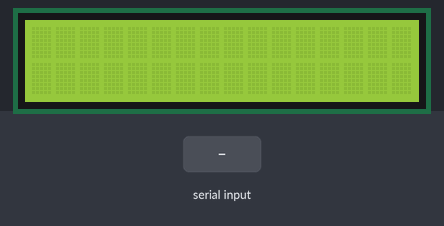
This sketch was run on a simulated Arduino Uno, built with avr-gcc and run on an emulated ATmega328P. On the bench: 16×2 character LCD. The inputs (shaded band) are chosen by the test bench.

Above: at 1.2 s.
1.3 s: "1" received over Serial
At 4.1 s:
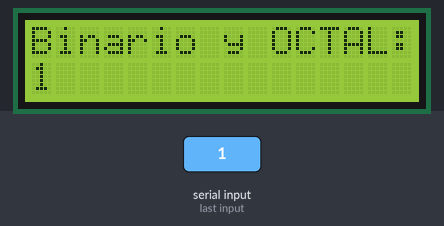
4.3 s: "0" received over Serial
At 7.1 s:
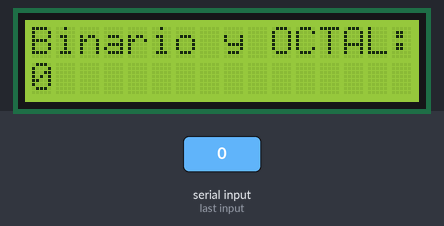
7.3 s: "2" received over Serial
At 10.1 s:
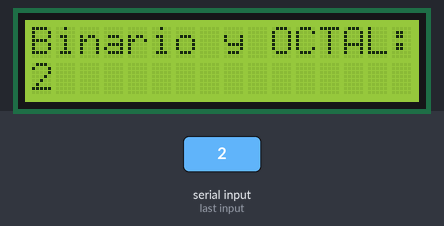
Timing chart, 0 to 11.6 s (numbered marks = the images above; inputs shaded):
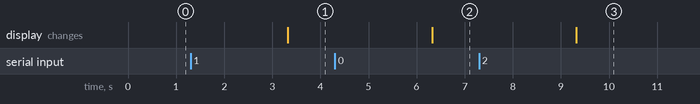

The sketch:

Cod-Bina-Octa.ino
```cpp
#include <Wire.h>
#include <LiquidCrystal_I2C.h>

LiquidCrystal_I2C lcd(0x27,16,2);
String binario;
String Octal;
void setup() {
  Serial.begin(9600);
lcd.init();
  lcd.backlight();
}

void loop() {
   if (Serial.available() > 0) { // Si hay datos disponibles en el puerto serie
    binario = Serial.readString();
  Octal = Serial.readString(); // Lee la cadena de datos binarios
    lcd.clear();
    lcd.setCursor(0,0);
    lcd.print("Binario y OCTAL: ");
    lcd.setCursor(0,1);
    lcd.print(binario);
     lcd.print(Octal);
  }
}
```

Measured:
- after the input at 1.3 s, the display: changes after 2.0 s (image 1)
- after the input at 4.3 s, the display: changes after 2.0 s (image 2)
- after the input at 7.3 s, the display: changes after 2.0 s (image 3)
